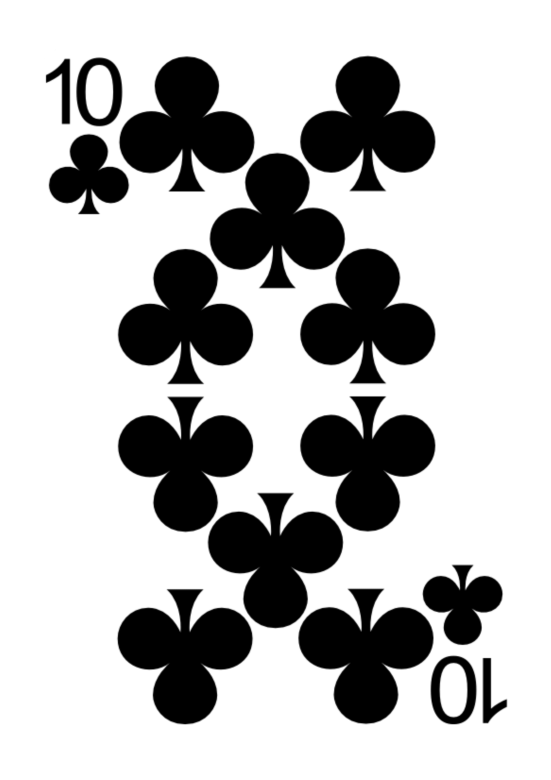
#> input picture database/10_C.png, 1653 x 2339 px (shown at 1/3 size); its folder holds 4 pictures in this run
$ jupyter execute process_cards.ipynb
#> lines starting #> are read from the running program, lines starting #| are printed output that depends on the picture
[cell 1]
import cv2
import os

[cell 2]
original_database_foldername = "database"
resized_database_foldername = "resized_database"

[cell 3]
filenames = os.listdir(original_database_foldername)
for filename in filenames:
    img = cv2.imread(f"./{original_database_foldername}/{filename}")
#> img is the input picture: shape (2339, 1653, 3); min 0, max 255, mean 186.6
    resized = cv2.resize(img, (500, 726))
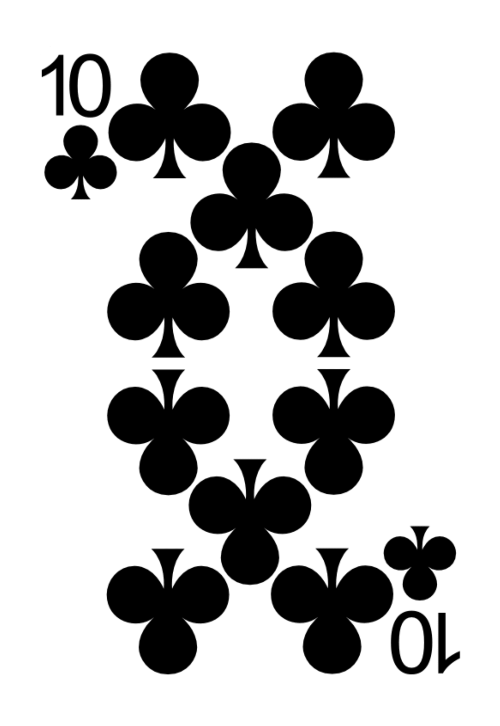
#> resized: shape (726, 500, 3); min 0, max 255, mean 186.6
    cv2.imwrite(f"./{resized_database_foldername}/{filename}", resized)
#> pass 2 of the loop `for filename in filenames:`:
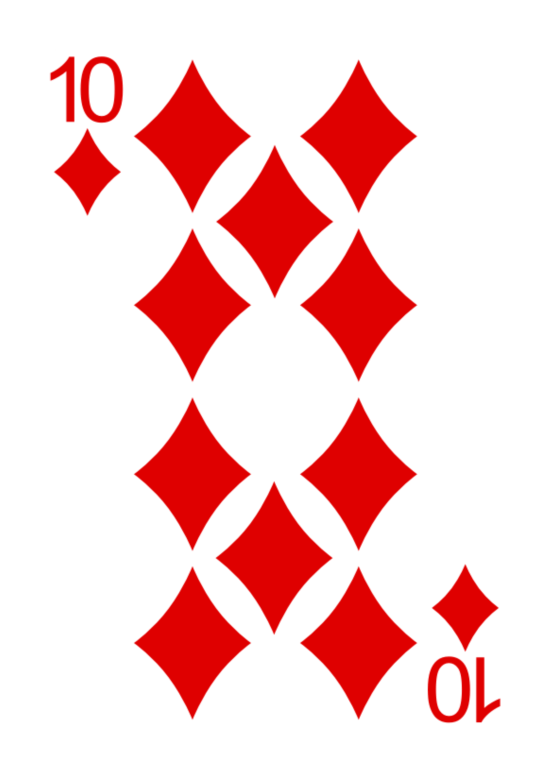
#> input picture database/10_D.png, 1653 x 2339 px (shown at 1/3 size)
#> img is the input picture: shape (2339, 1653, 3); mean B, G, R 206.7, 206.7, 249
#> `resized = cv2.resize(img, (500, 726))`:
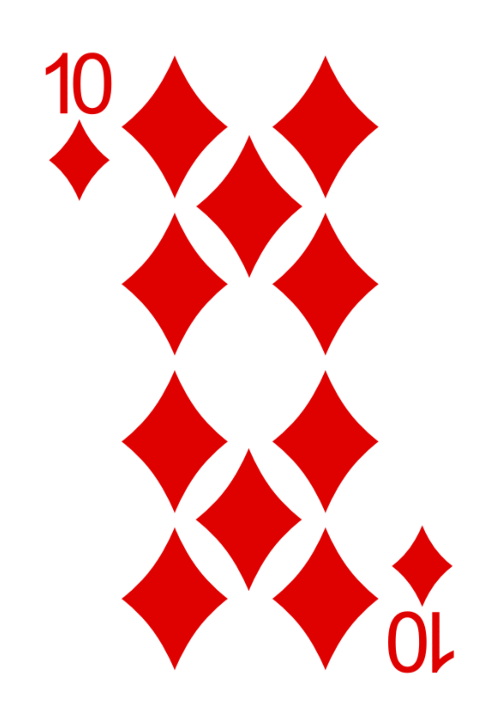
#> resized: shape (726, 500, 3); mean B, G, R 206.7, 206.7, 249
#> pass 3 of the loop `for filename in filenames:`:
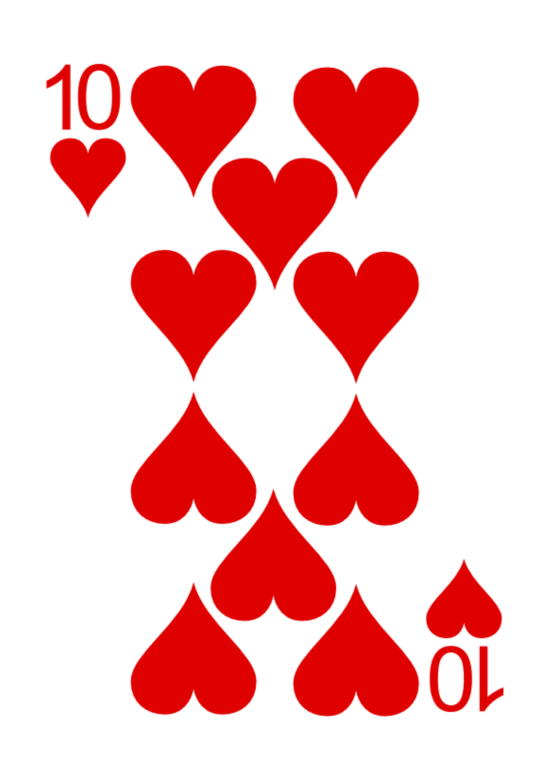
#> input picture database/10_H.png, 1653 x 2339 px (shown at 1/3 size)
#> img is the input picture: shape (2339, 1653, 3); mean B, G, R 191.5, 191.5, 247.1
#> `resized = cv2.resize(img, (500, 726))`:
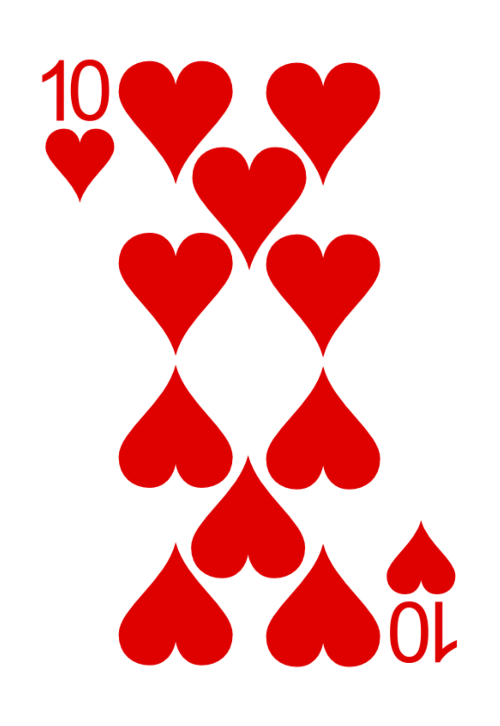
#> resized: shape (726, 500, 3); mean B, G, R 191.5, 191.5, 247
#> the loop made 4 passes; the first 3 are shown
